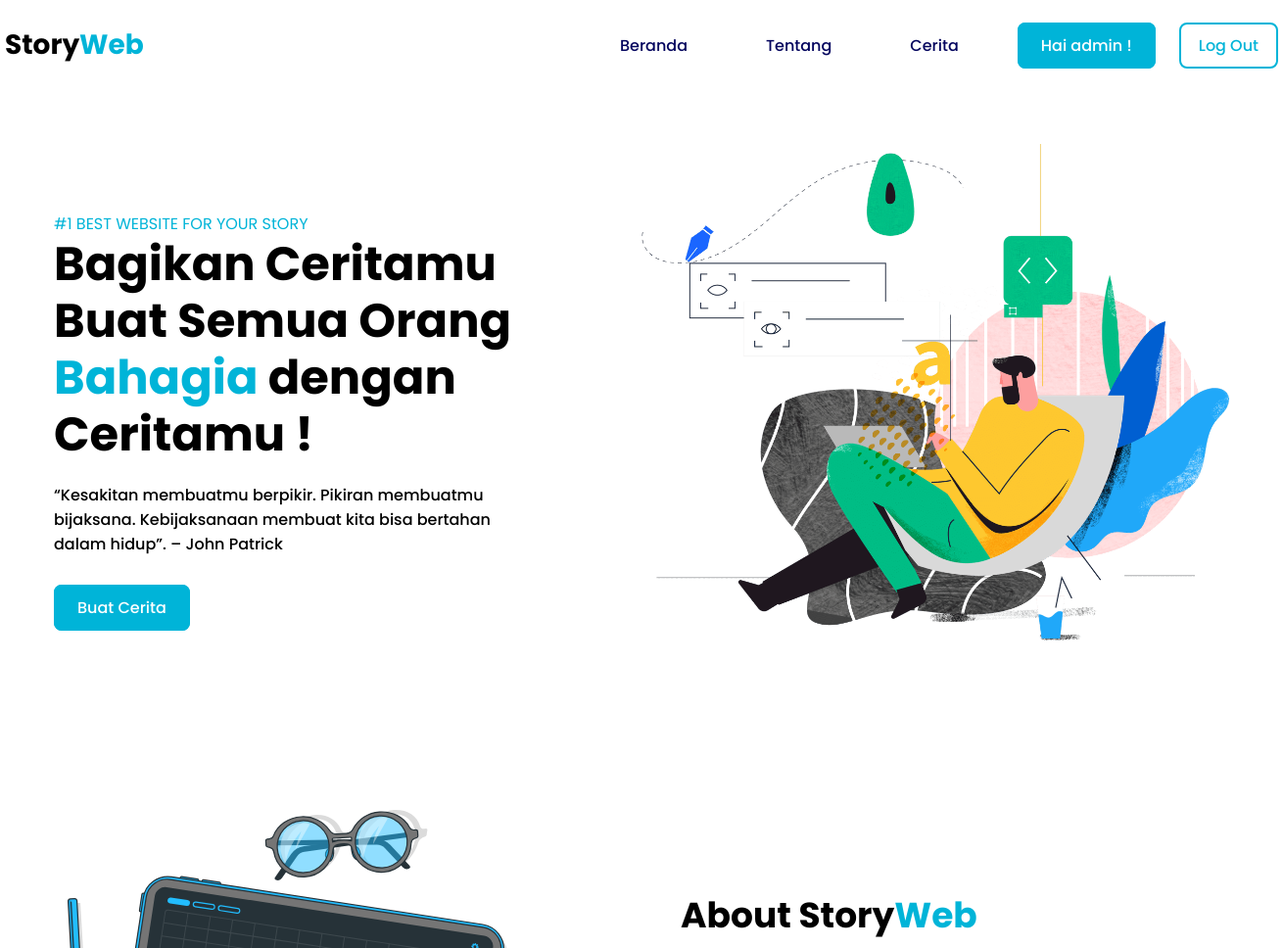
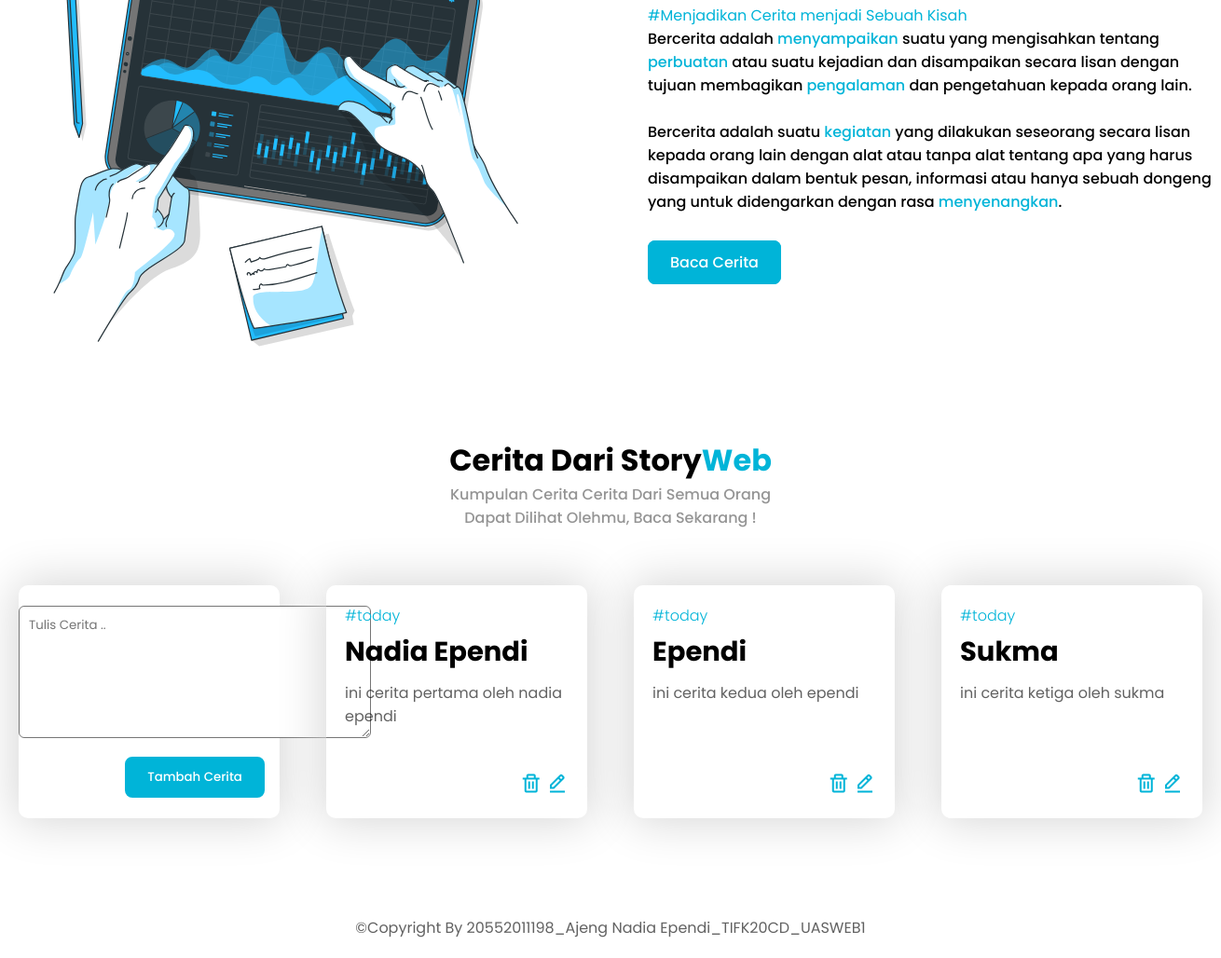
/user/halaman_user.php (signed in), run on the app's committed database (2 pictures, top to bottom).
### tables this page shows
CREATE TABLE `user` (
  `id` int(11) NOT NULL,
  `nama` varchar(255) NOT NULL,
  `username` varchar(255) NOT NULL,
  `password` varchar(255) NOT NULL,
  `level` varchar(255) NOT NULL
);

CREATE TABLE `story` (
  `id` int(11) NOT NULL,
  `id_user` int(11) NOT NULL,
  `kategori` varchar(255) NOT NULL,
  `cerita` text NOT NULL
);

### db.php (called while the page is built)
<?php
$koneksi        = mysqli_connect("localhost","root","","ajengweb");
$join           = "select * from user join story on story.id_user = user.id";
$select         = mysqli_query($koneksi, $join);
?>

### user/halaman_user.php (the view, shortened to what this page needs)
<?php
include "../koneksi.php";
$username = $_SESSION['username'];
$query = "select * from user where username = ? limit 1";
$stmt = $koneksi->stmt_init();
$stmt->prepare($query);
$stmt->bind_param('s', $username);
$stmt->execute();
$result = $stmt->get_result();
$user = $result->fetch_array(MYSQLI_ASSOC);
	?>
<!DOCTYPE html>
<html lang="en">
<head>
    <link rel="stylesheet" href="../assets/index.css">
	<link href='https://unpkg.com/boxicons@2.1.4/css/boxicons.min.css' rel='stylesheet'>
</head>
<body>
    <div class="container">
        <div class="content-menu">
            <div class="logo">
                <h1>Story<span>Web</span></h1>
            </div>
            <div class="menu">
                <ul class="menu-list">
                    <li class="menu-link"><a href="#home">Beranda</a></li>
                    <li class="menu-link"><a href="#about">Tentang</a></li>
                    <li class="menu-link"><a href="#cerita">Cerita</a></li>
                    <li class="menu-link">
                        <a class="btn-login" href="profile.php">Hai <?php echo @$user['nama']?> !</a>
                        <a class="btn-signup" href="../logout.php">Log Out</a>
                    </li>
                </ul>
            </div>
        </div>
    </div>
    <div class="container" id="home">
        <div class="content-home">
            <div class="text-home">
                <p class="tag-home">
                    #1 BEST WEBSITE FOR YOUR StORY
                </p>
                <h1 class="text1">
                    Bagikan Ceritamu Buat Semua Orang <span>Bahagia</span> dengan Ceritamu !
                </h1>
                <p class="tag-cerita">
                “Kesakitan membuatmu berpikir. Pikiran membuatmu bijaksana. Kebijaksanaan membuat kita bisa bertahan dalam hidup”. – John Patrick
                </p>
				<a class="btn-baca" href="#cerita">Buat Cerita</a>
            </div>
            <div class="img-home">
                <img src="../images/home.png" alt="">
            </div>
        </div>
    </div>
    <div class="container" id="about">
        <div class="about-content">
             <div class="img-about">
                <img src="../images/home.svg" alt="">
            </div>
            <div class="about-text">
                <h3 class="text-judul">
                    About Story<span>Web</span>
                </h3>
                <p class="tag-home">
                    #Menjadikan Cerita menjadi Sebuah Kisah
                </p>
                <p class="tag-cerita">
                Bercerita adalah <span>menyampaikan</span> suatu yang mengisahkan tentang <span>perbuatan</span> atau suatu kejadian dan disampaikan secara lisan dengan tujuan membagikan <span>pengalaman</span> dan pengetahuan kepada orang lain.
                </p>
                <br>
                <p class="tag-cerita">
                Bercerita adalah suatu <span>kegiatan</span> yang dilakukan seseorang secara lisan kepada orang lain dengan alat atau tanpa alat tentang apa yang harus disampaikan dalam bentuk pesan, informasi atau hanya sebuah dongeng yang untuk didengarkan dengan rasa <span>menyenangkan</span>.
                </p>
                <a class="btn-baca" href="#cerita">Baca Cerita</a>
            </div>
        </div>
    </div>
    <div class="container" id="cerita">
            <center>
                <h1>Cerita Dari Story<span>Web</span></h1>
                <p class="cerita-judul">
                    Kumpulan Cerita Cerita Dari Semua Orang Dapat Dilihat Olehmu, Baca Sekarang !
                </p>
            </center>
        <div class="cerita-content">
            <div class="cerita-form">
                <form action="tambah_cerita.php" method="post">
                    <textarea name="cerita"  cols="30" rows="6" placeholder="Tulis Cerita .. " required></textarea>
                    <input type="submit" class="btn-tambah" value="Tambah Cerita">
                </form>
            </div>
            <?php
            include "../db.php";
            while($data = mysqli_fetch_array($select)){ ?>
            <div class="today">
                <p class="tag-one">#<?php echo $data['kategori']; ?></p>
                <h3 class="cerita-name"><?php echo $data['nama']; ?></h3>
                <p class="cerita-text"><?php echo $data['cerita']; ?></p>
				<div class="btn-action">
					<a class="btn-hapus" href="hapus.php?id=<?php echo $data['id']; ?>"><i class='bx bx-trash'></i></a>
					<a class="btn-hapus" href="edit.php?id=<?php echo $data['id']; ?>"><i class='bx bx-edit-alt'></i></a>
				</div>
            </div>
            <?php } ?>
        </div>
    </div>
    <footer>
        <center>
            <p class="cerita-text">
                &copy;Copyright By 20552011198_Ajeng Nadia Ependi_TIFK20CD_UASWEB1
            </p>
        </center>
    </footer>
</body>
</html>

### assets/index.css (style rules this page uses)
* { margin: 0 auto; padding: 0 auto; box-sizing: border-box; text-decoration: none; list-style: none; font-family: 'Poppins', sans-serif; }
html { scroll-behavior: smooth; }
span { color: #00b4d8; }
.container { width: 1300px; margin: 0 auto; padding: 25px 0; }
.content-menu { display: flex; align-items: center; }
.logo { font-size: 14px; flex-grow: 1; }
.menu-link a { color: #03045e; }
.menu-list { display: flex; align-items: center; }
.menu-link:not(:last-child) { margin: 0 40px; font-weight: 500; color: #03045e; display: block; cursor: pointer; }
.btn-login { font-weight: 500; color: #fff !important; border: 2px solid #00b4d8; padding: 10px 22px; border-radius: 8px; margin-left: 20px; background-color: #00b4d8; transition: all ease .3s; }
.btn-signup { font-weight: 500; color: #00b4d8 !important; border: 2px solid #00b4d8; padding: 10px 18px; border-radius: 8px; margin-left: 20px; transition: all ease .3s; }
.content-home { display: flex; align-items: center; justify-content: space-between; margin-top: 30px; }
.text-home { width: 500px; }
.tag-home { color: #00b4d8; }
.text1 { font-size: 48px; line-height: 58px; font-weight: 700; margin-bottom: 20px; }
.tag-cerita { font-weight: 500; }
.img-home { max-width: 600px; }
.img-home img { width: 100%; }
.about-content { display: flex; align-items: center; justify-content: space-between; grid-gap: 80px; margin-top: 60px; }
.text-judul { font-size: 36px; margin-bottom: 10px; }
.img-about { width: 100px; }
.img-about { width: 100%; }
.about-text { width: 100%; margin-top: -30px; }
.btn-baca { font-weight: 500; color: #fff; border: 2px solid #00b4d8; padding: 10px 22px; border-radius: 8px; background-color: #00b4d8; transition: all ease .3s; position: relative; top: 40px; }
.cerita-judul { font-weight: 500; font-size: 16px; width: 30%; color: rgba(0, 0, 0, 0.421); margin-bottom: 60px; }
.cerita-content { display: grid; grid-template-columns: repeat(4,1fr); grid-gap: 20px; margin-bottom: 60px; }
.cerita-form { box-shadow: 0px 0px 50px 4px #d6d6d6; border-radius: 10px; height: 250px; width: 280px; display: flex; align-items: center; }
.cerita-form form { display: flex; flex-direction: column; align-items: center; justify-content: center; }
.btn-tambah { font-weight: 500; color: #fff; border: 2px solid #00b4d8; padding: 10px 22px; border-radius: 8px; background-color: #00b4d8; transition: all ease .3s; }
textarea { margin-bottom: 20px; border-radius: 6px; padding: 10px; }
.today { flex-direction: column; padding: 20px; box-shadow: 0px 0px 50px 4px #d6d6d6; border-radius: 10px; height: 250px; width: 280px; cursor: pointer; transition: all ease .5s; position: relative; }
.tag-one { color: #00b4d8; font-size: 16px; font-weight: 300; margin-bottom: 5px; transition: all ease .5s; }
.cerita-name { font-size: 29px; margin-bottom: 10px; text-transform: capitalize; transition: all ease .5s; }
.cerita-text { color: rgba(0, 0, 0, 0.621); transition: all ease .5s; }
footer { padding: 20px 0; }
.btn-action { position: absolute; bottom: 20px; right: 20px; }
.bx { color: #00b4d8; font-size: 24px; transition: all ease .5s; }

### data on the page
user: nama "admin"
story: kategori "today", id_user.nama "Nadia Ependi", cerita "ini cerita pertama oleh nadia ependi"
story: kategori "today", id_user.nama "Ependi", cerita "ini cerita kedua oleh ependi"
story: kategori "today", id_user.nama "Sukma", cerita "ini cerita ketiga oleh sukma"
